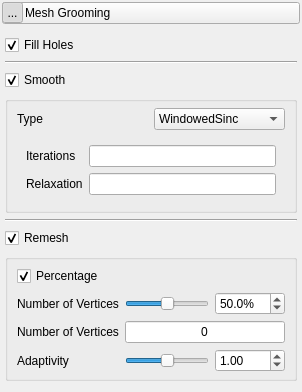
    <widget class="QWidget" name="mesh_panel" native="true">
     <property name="sizePolicy">
      <sizepolicy hsizetype="Preferred" vsizetype="Fixed">
       <horstretch>0</horstretch>
       <verstretch>0</verstretch>
      </sizepolicy>
     </property>
     <layout class="QVBoxLayout" name="verticalLayout_14">
      <property name="spacing">
       <number>2</number>
      </property>
      <property name="leftMargin">
       <number>2</number>
      </property>
      <property name="topMargin">
       <number>2</number>
      </property>
      <property name="rightMargin">
       <number>2</number>
      </property>
      <property name="bottomMargin">
       <number>2</number>
      </property>
      <item>
       <widget class="QWidget" name="mesh_header_background" native="true">
        <layout class="QVBoxLayout" name="verticalLayout_15">
         <property name="leftMargin">
          <number>0</number>
         </property>
         <property name="topMargin">
          <number>0</number>
         </property>
         <property name="rightMargin">
          <number>0</number>
         </property>
         <property name="bottomMargin">
          <number>0</number>
         </property>
         <item>
          <widget class="QPushButton" name="mesh_header">
           <property name="sizePolicy">
            <sizepolicy hsizetype="Preferred" vsizetype="Fixed">
             <horstretch>0</horstretch>
             <verstretch>0</verstretch>
            </sizepolicy>
           </property>
           <property name="minimumSize">
            <size>
             <width>215</width>
             <height>21</height>
            </size>
           </property>
           <layout class="QHBoxLayout" name="horizontalLayout_16">
            <property name="spacing">
             <number>2</number>
            </property>
            <property name="leftMargin">
             <number>0</number>
            </property>
            <property name="topMargin">
             <number>0</number>
            </property>
            <property name="rightMargin">
             <number>0</number>
            </property>
            <property name="bottomMargin">
             <number>0</number>
            </property>
            <item>
             <widget class="QToolButton" name="mesh_open_button">
              <property name="minimumSize">
               <size>
                <width>21</width>
                <height>21</height>
               </size>
              </property>
              <property name="maximumSize">
               <size>
                <width>21</width>
                <height>21</height>
               </size>
              </property>
              <property name="text">
               <string>...</string>
              </property>
              <property name="icon">
               <iconset resource="../Resources/ShapeWorksStudio.qrc">
                <normaloff>:/Studio/Images/RightArrowWhite.png</normaloff>
                <normalon>:/Studio/Images/DownArrowWhite.png</normalon>:/Studio/Images/RightArrowWhite.png</iconset>
              </property>
              <property name="checkable">
               <bool>true</bool>
              </property>
              <property name="checked">
               <bool>true</bool>
              </property>
             </widget>
            </item>
            <item>
             <widget class="QLabel" name="mesh_label">
              <property name="text">
               <string>Mesh Grooming</string>
              </property>
             </widget>
            </item>
           </layout>
          </widget>
         </item>
        </layout>
       </widget>
      </item>
      <item>
       <widget class="QWidget" name="mesh_content" native="true">
        <layout class="QVBoxLayout" name="verticalLayout_7">
         <property name="spacing">
          <number>3</number>
         </property>
         <property name="leftMargin">
          <number>3</number>
         </property>
         <property name="topMargin">
          <number>3</number>
         </property>
         <property name="rightMargin">
          <number>3</number>
         </property>
         <property name="bottomMargin">
          <number>3</number>
         </property>
         <item>
          <widget class="QWidget" name="mesh_panel_contents" native="true">
           <layout class="QVBoxLayout" name="verticalLayout_4">
            <property name="spacing">
             <number>0</number>
            </property>
            <property name="leftMargin">
             <number>0</number>
            </property>
            <property name="topMargin">
             <number>0</number>
            </property>
            <property name="rightMargin">
             <number>0</number>
            </property>
            <property name="bottomMargin">
             <number>0</number>
            </property>
            <item>
             <widget class="QWidget" name="fill_holes_mesh_widget" native="true">
              <property name="minimumSize">
               <size>
                <width>0</width>
                <height>30</height>
               </size>
              </property>
              <layout class="QGridLayout" name="gridLayout_6">
               <property name="leftMargin">
                <number>0</number>
               </property>
               <property name="topMargin">
                <number>6</number>
               </property>
               <property name="rightMargin">
                <number>0</number>
               </property>
               <property name="bottomMargin">
                <number>6</number>
               </property>
               <property name="spacing">
                <number>0</number>
               </property>
               <item row="1" column="0">
                <widget class="QCheckBox" name="mesh_fill_holes">
                 <property name="text">
                  <string>Fill Holes</string>
                 </property>
                 <property name="checked">
                  <bool>true</bool>
                 </property>
                </widget>
               </item>
              </layout>
             </widget>
            </item>
            <item>
             <widget class="Line" name="line_10">
              <property name="orientation">
               <enum>Qt::Horizontal</enum>
              </property>
             </widget>
            </item>
            <item>
             <widget class="QWidget" name="smooth_mesh_widget" native="true">
              <layout class="QGridLayout" name="gridLayout_10">
               <property name="leftMargin">
                <number>0</number>
               </property>
               <property name="topMargin">
                <number>6</number>
               </property>
               <property name="rightMargin">
                <number>0</number>
               </property>
               <property name="bottomMargin">
                <number>6</number>
               </property>
               <property name="spacing">
                <number>6</number>
               </property>
               <item row="0" column="0">
                <widget class="QCheckBox" name="mesh_smooth">
                 <property name="text">
                  <string>Smooth</string>
                 </property>
                 <property name="checked">
                  <bool>true</bool>
                 </property>
                </widget>
               </item>
               <item row="1" column="0">
                <widget class="QGroupBox" name="mesh_smooth_box">
                 <property name="font">
                  <font>
                   <bold>false</bold>
                  </font>
                 </property>
                 <property name="title">
                  <string/>
                 </property>
                 <property name="checkable">
                  <bool>false</bool>
                 </property>
                 <layout class="QGridLayout" name="gridLayout_3">
                  <property name="topMargin">
                   <number>6</number>
                  </property>
                  <property name="bottomMargin">
                   <number>6</number>
                  </property>
                  <item row="0" column="1">
                   <widget class="QComboBox" name="mesh_smooth_method">
                    <item>
                     <property name="text">
                      <string>WindowedSinc</string>
                     </property>
                    </item>
                    <item>
                     <property name="text">
                      <string>Laplacian</string>
                     </property>
                    </item>
                   </widget>
                  </item>
                  <item row="0" column="0">
                   <widget class="QLabel" name="label">
                    <property name="text">
                     <string>Type</string>
                    </property>
                   </widget>
                  </item>
                  <item row="1" column="0" colspan="2">
                   <widget class="QStackedWidget" name="mesh_smooth_stack">
                    <property name="currentIndex">
                     <number>1</number>
                    </property>
                    <widget class="QWidget" name="page">
                     <layout class="QGridLayout" name="gridLayout_4">
                      <item row="0" column="0">
                       <widget class="QLabel" name="label_2">
                        <property name="text">
                         <string>Iterations</string>
                        </property>
                       </widget>
                      </item>
                      <item row="1" column="0">
                       <widget class="QLabel" name="label_6">
                        <property name="text">
                         <string>Pass Band</string>
                        </property>
                       </widget>
                      </item>
                      <item row="0" column="1">
                       <widget class="QLineEdit" name="sinc_iterations">
                        <property name="alignment">
                         <set>Qt::AlignCenter</set>
                        </property>
                       </widget>
                      </item>
                      <item row="1" column="1">
                       <widget class="QLineEdit" name="sinc_passband">
                        <property name="alignment">
                         <set>Qt::AlignCenter</set>
                        </property>
                       </widget>
                      </item>
                     </layout>
                    </widget>
                    <widget class="QWidget" name="page_2">
                     <layout class="QGridLayout" name="gridLayout_5">
                      <item row="0" column="0">
                       <widget class="QLabel" name="label_7">
                        <property name="text">
                         <string>Iterations</string>
                        </property>
                       </widget>
                      </item>
                      <item row="1" column="1">
                       <widget class="QLineEdit" name="laplacian_relaxation">
                        <property name="text">
                         <string/>
                        </property>
                        <property name="alignment">
                         <set>Qt::AlignCenter</set>
                        </property>
                       </widget>
                      </item>
                      <item row="1" column="0">
                       <widget class="QLabel" name="label_8">
                        <property name="text">
                         <string>Relaxation</string>
                        </property>
                       </widget>
                      </item>
                      <item row="0" column="1">
                       <widget class="QLineEdit" name="laplacian_iterations">
                        <property name="text">
                         <string/>
                        </property>
                        <property name="alignment">
                         <set>Qt::AlignCenter</set>
                        </property>
                       </widget>
                      </item>
                     </layout>
                    </widget>
                   </widget>
                  </item>
                 </layout>
                </widget>
               </item>
              </layout>
             </widget>
            </item>
            <item>
             <widget class="Line" name="line_19">
              <property name="orientation">
               <enum>Qt::Horizontal</enum>
              </property>
             </widget>
            </item>
            <item>
             <widget class="QWidget" name="remesh_widget" native="true">
              <layout class="QGridLayout" name="gridLayout_15">
               <property name="leftMargin">
                <number>0</number>
               </property>
               <property name="topMargin">
                <number>6</number>
               </property>
               <property name="rightMargin">
                <number>0</number>
               </property>
               <property name="bottomMargin">
                <number>6</number>
               </property>
               <property name="spacing">
                <number>6</number>
               </property>
               <item row="1" column="0">
                <widget class="QCheckBox" name="remesh_checkbox">
                 <property name="text">
                  <string>Remesh</string>
                 </property>
                 <property name="checked">
                  <bool>true</bool>
                 </property>
                </widget>
               </item>
               <item row="2" column="0">
                <widget class="QGroupBox" name="remesh_box">
                 <property name="font">
                  <font>
                   <bold>false</bold>
                  </font>
                 </property>
                 <property name="title">
                  <string/>
                 </property>
                 <property name="checkable">
                  <bool>false</bool>
                 </property>
                 <layout class="QGridLayout" name="gridLayout_7">
                  <property name="topMargin">
                   <number>6</number>
                  </property>
                  <property name="bottomMargin">
                   <number>6</number>
                  </property>
                  <item row="0" column="0">
                   <widget class="QCheckBox" name="remesh_percent_checkbox">
                    <property name="text">
                     <string>Percentage</string>
                    </property>
                    <property name="checked">
                     <bool>true</bool>
                    </property>
                   </widget>
                  </item>
                  <item row="1" column="2">
                   <widget class="QDoubleSpinBox" name="remesh_percent_spinbox">
                    <property name="minimumSize">
                     <size>
                      <width>70</width>
                      <height>0</height>
                     </size>
                    </property>
                    <property name="suffix">
                     <string>%</string>
                    </property>
                    <property name="decimals">
                     <number>1</number>
                    </property>
                    <property name="maximum">
                     <double>100.000000000000000</double>
                    </property>
                    <property name="value">
                     <double>50.000000000000000</double>
                    </property>
                   </widget>
                  </item>
                  <item row="3" column="2">
                   <widget class="QDoubleSpinBox" name="remesh_gradation_spinbox">
                    <property name="suffix">
                     <string/>
                    </property>
                    <property name="maximum">
                     <double>2.000000000000000</double>
                    </property>
                    <property name="singleStep">
                     <double>0.100000000000000</double>
                    </property>
                    <property name="value">
                     <double>1.000000000000000</double>
                    </property>
                   </widget>
                  </item>
                  <item row="3" column="1">
                   <widget class="CustomSlider" name="remesh_gradation_slider">
                    <property name="maximum">
                     <number>100</number>
                    </property>
                    <property name="value">
                     <number>50</number>
                    </property>
                    <property name="orientation">
                     <enum>Qt::Horizontal</enum>
                    </property>
                   </widget>
                  </item>
                  <item row="1" column="1">
                   <widget class="CustomSlider" name="remesh_percent_slider">
                    <property name="maximum">
                     <number>100</number>
                    </property>
                    <property name="value">
                     <number>50</number>
                    </property>
                    <property name="orientation">
                     <enum>Qt::Horizontal</enum>
                    </property>
                   </widget>
                  </item>
                  <item row="1" column="0">
                   <widget class="QLabel" name="remesh_percent_label">
                    <property name="text">
                     <string>Number of Vertices</string>
                    </property>
                   </widget>
                  </item>
                  <item row="3" column="0">
                   <widget class="QLabel" name="gradation_label">
                    <property name="text">
                     <string>Adaptivity</string>
                    </property>
                   </widget>
                  </item>
                  <item row="2" column="0">
                   <widget class="QLabel" name="remesh_num_vertices_label">
                    <property name="text">
                     <string>Number of Vertices</string>
                    </property>
                   </widget>
                  </item>
                  <item row="2" column="1" colspan="2">
                   <widget class="QLineEdit" name="remesh_num_vertices">
                    <property name="text">
                     <string>0</string>
                    </property>
                    <property name="alignment">
                     <set>Qt::AlignCenter</set>
                    </property>
                   </widget>
                  </item>
                 </layout>
                </widget>
               </item>
              </layout>
             </widget>
            </item>
           </layout>
          </widget>
         </item>
        </layout>
       </widget>
      </item>
     </layout>
    </widget>
